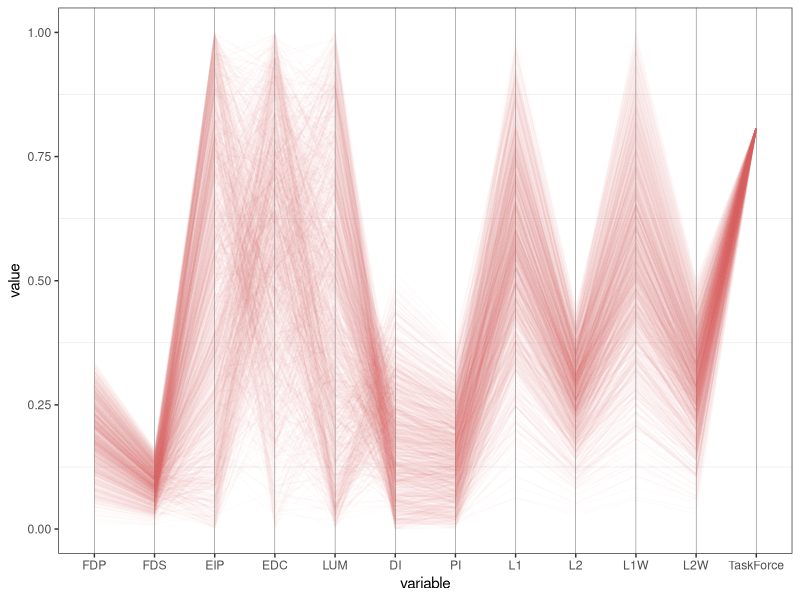
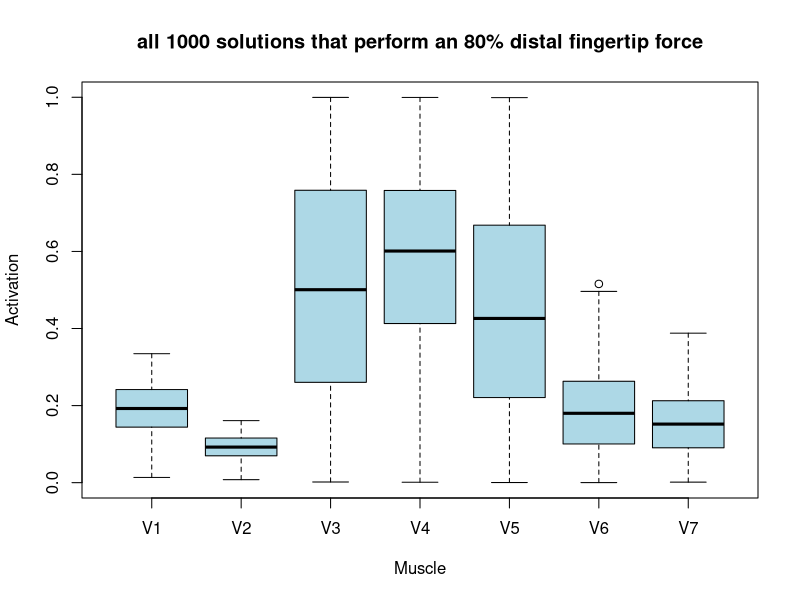
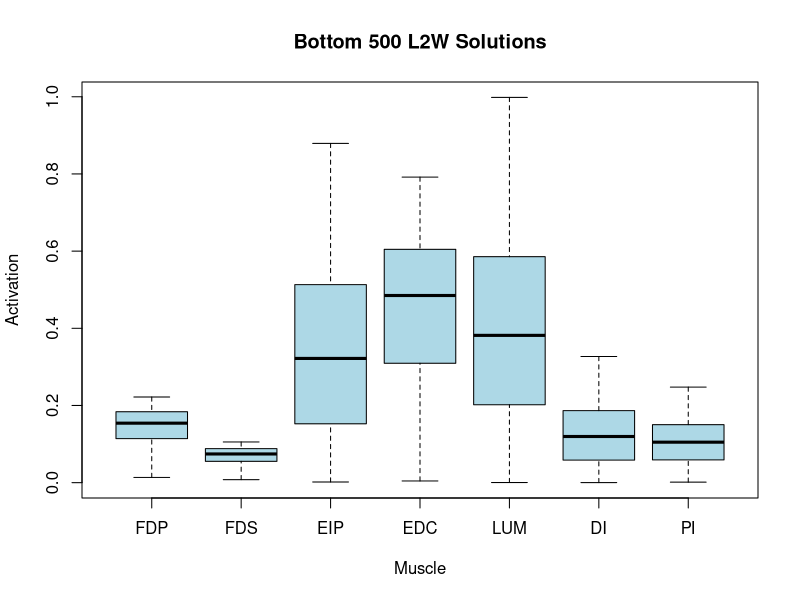
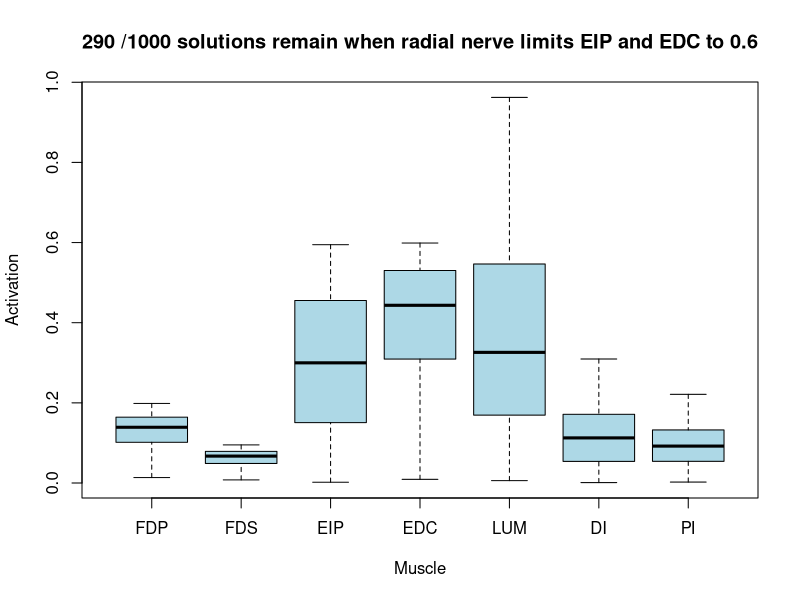
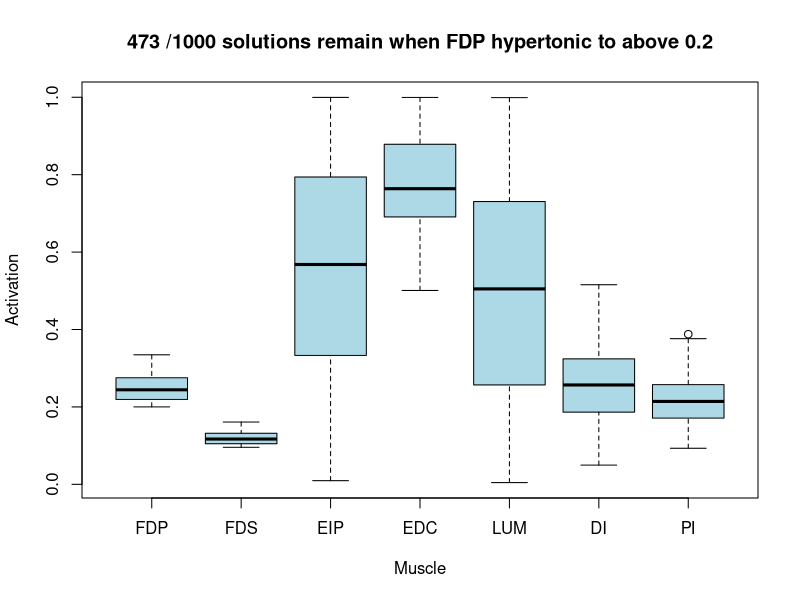
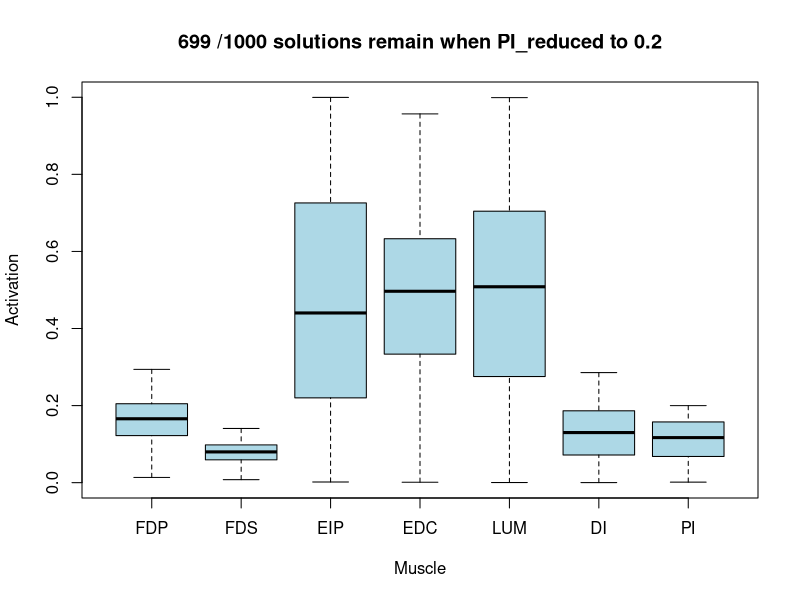
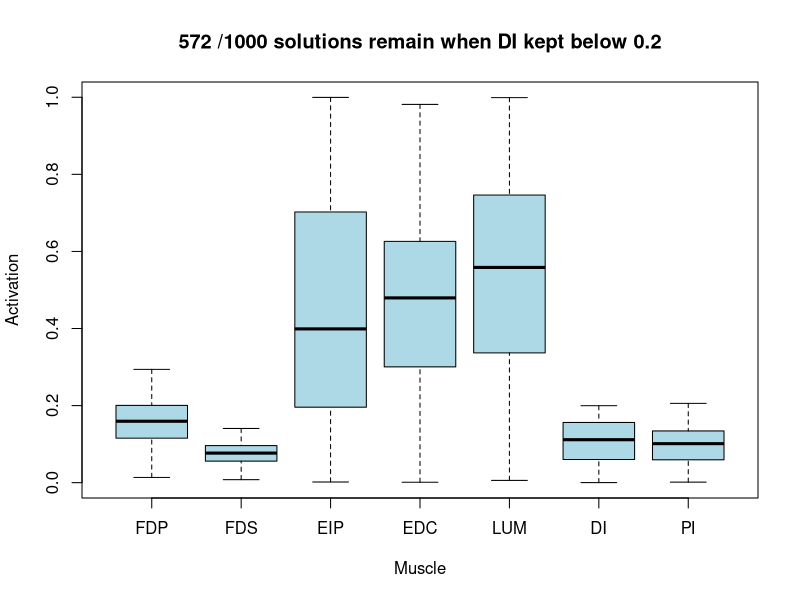
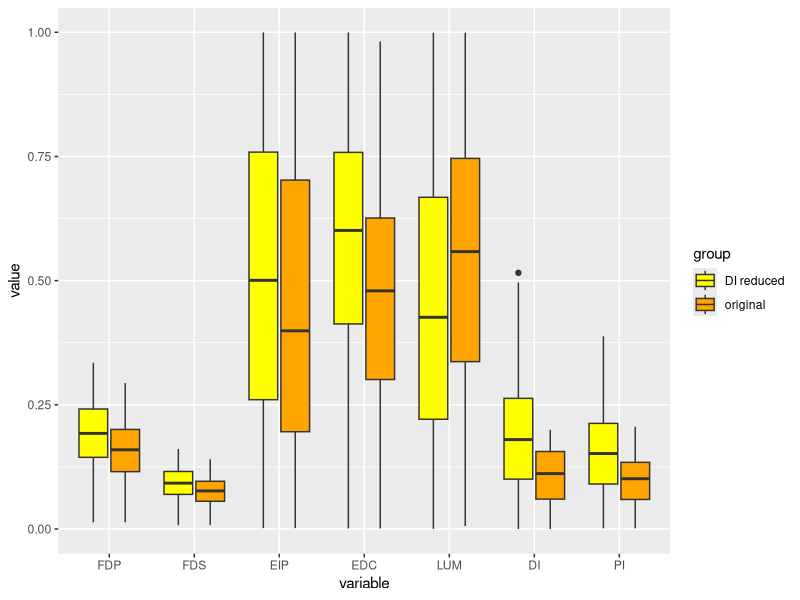

R code for these plots, in order:
## ---- chunk 1
fill_costs = function(df,m, fmax_vector) {
  F0 = matrix(fmax_vector,dim(df)[1],m,byrow=TRUE)
  # L1
  df[,(m+1)] = rowSums(df[,1:m])
  # L2
  df[,(m+2)] = (rowSums(df[,1:m]^2))^(1/2)
  # Lw1
  df[,(m+3)] = rowSums(df[,1:m]*F0)
  # Lw2
  df[,(m+4)] = (rowSums((df[,1:m]*F0)^2))^(1/2)

  
  return(df)

}
## ---- chunk 2
my_column_names <- c("FDP",
                    "FDS",
                    "EIP",
                    "EDC",
                    "LUM",
                    "DI",
                    "PI",
                    "L1",
                    "L2",
                    "L1W",
                    "L2W")
points_db_80 <- read.csv("finger_forcevector_0.8075310608430573_1484789302756.csv", header=FALSE)
fmax_vector <- c(123, 219, 124.8, 129.6, 23.52, 21.6, 91.74)
points_w_cost<- fill_costs(points_db_80,7,fmax_vector)
colnames(points_w_cost) <- my_column_names


## ---- chunk 3
generate_parcoord_plot_with_costs<- function(points_dataframe, fraction_of_maxforce_for_task, my_column_names, fmax_vector){
  points_with_costs <- fill_costs(points_dataframe, 7, fmax_vector)
  points_with_costs$TaskForce <- rep(fraction_of_maxforce_for_task, length(points_with_costs[,1]))
  colnames(points_with_costs) <- my_column_names
  
  # parcoord(points_with_costs, var.label=TRUE, ylim=c(0,1))
  
  nonweighted_max_observed_cost <- max(points_with_costs$L1)
  weighted_max_observed_cost <- max(points_with_costs$L1W)
  
  #unweighted
  points_with_costs$L1 <- points_with_costs$L1 / nonweighted_max_observed_cost
  points_with_costs$L2 <- points_with_costs$L2 / nonweighted_max_observed_cost
  #weighted
  points_with_costs$L1W <- points_with_costs$L1W / weighted_max_observed_cost
  points_with_costs$L2W <- points_with_costs$L2W / weighted_max_observed_cost
  
  require(GGally)
  require(ggplot2)
  p_raw <- ggparcoord(points_with_costs, scale='globalminmax', alpha=0.025, boxplot=FALSE, mapping=ggplot2::aes(colour="midnightblue"))
  p <- p_raw + theme_bw() + theme(
    panel.grid.major.x = element_line(color = "black", size = 0.1),
    panel.grid.major = element_blank(),
    legend.position = "none"
)
  return(p)
}
## ---- chunk 4
generate_parcoord_plot_with_costs(points_dataframe = points_db_80, fraction_of_maxforce_for_task = 0.8075310608430573, c("FDP",
                    "FDS",
                    "EIP",
                    "EDC",
                    "LUM",
                    "DI",
                    "PI",
                    "L1",
                    "L2",
                    "L1W",
                    "L2W",
                    "TaskForce"), fmax_vector)
## ---- chunk 5
boxplot(points_db_80[,1:7], xlab="Muscle", ylab="Activation", col="lightblue", main="all 1000 solutions that perform an 80% distal fingertip force")
lo_cost_summary <- summary(points_db_80[,1:7])
print(lo_cost_summary)
## ---- chunk 6
total_points <- length(points_w_cost[,1])
remaining_points <- points_w_cost[points_w_cost$L2W < median(points_w_cost$L2W),]
boxplot(remaining_points[,1:7], xlab="Muscle", ylab="Activation", col="lightblue", main="Bottom 500 L2W Solutions")
lo_cost_summary <- summary(remaining_points[,1:7])
print(lo_cost_summary)
## ---- chunk 7
radial_nerve_damaged_points <- points_w_cost[points_w_cost$EIP < 0.6 & points_w_cost$EDC < 0.6,]
len_remaining <- length(radial_nerve_damaged_points[,1])
boxplot(radial_nerve_damaged_points[,1:7], xlab="Muscle", ylab="Activation", col="lightblue", main=paste(len_remaining, "/1000 solutions remain when radial nerve limits EIP and EDC to 0.6"))
lo_cost_summary <- summary(radial_nerve_damaged_points[,1:7])
print(lo_cost_summary)
## ---- chunk 8
hypertonic_points <- points_w_cost[points_w_cost$FDP > 0.2,]
len_remaining <- length(hypertonic_points[,1])
boxplot(hypertonic_points[,1:7], xlab="Muscle", ylab="Activation", col="lightblue", main=paste(len_remaining, "/1000 solutions remain when FDP hypertonic to above 0.2"))
lo_cost_summary <- summary(hypertonic_points[,1:7])
print(lo_cost_summary)
## ---- chunk 9
PI_reduced <- points_w_cost[points_w_cost$PI < 0.20,]
len_remaining <- length(PI_reduced[,1]) 
boxplot(PI_reduced[,1:7], xlab="Muscle", ylab="Activation", col="lightblue", main=paste(len_remaining, "/1000 solutions remain when PI_reduced to 0.2"))
lo_cost_summary <- summary(PI_reduced[,1:7])
print(lo_cost_summary)
## ---- chunk 10
DI_reduced <- points_w_cost[points_w_cost$DI < 0.2,]
len_remaining<- length(DI_reduced[,1])
boxplot(DI_reduced[,1:7], xlab="Muscle", ylab="Activation", col="lightblue", main=paste(len_remaining, "/1000 solutions remain when DI kept below 0.2"))
lo_cost_summary <- summary(DI_reduced[,1:7])
print(lo_cost_summary)
## ---- chunk 11
DI_reduced <- points_w_cost[points_w_cost$DI < 0.2,]
len_remaining<- length(DI_reduced[,1])

library(reshape2)
pre_and_post_meltdb <- function(pre_df, post_df, constraint_str= "after constraints"){
#assemble post
post_melt<- melt(post_df)
post_melt$group <- "original"
#assemble pre
colnames(pre_df) <- my_column_names[1:7]
full_melt <- melt(pre_df)
full_melt$group <- constraint_str
#concatenate
pre_and_post <- rbind(post_melt, full_melt)

library(ggplot2)
p<- ggplot(pre_and_post, aes(x = variable, y = value, fill = group)) +
  geom_boxplot() +
  scale_fill_manual(values = c("yellow", "orange"))
return(p)
}

pre_and_post_meltdb(points_db_80[,1:7], DI_reduced[,1:7], "DI reduced")

boxplot(DI_reduced[,1:7], xlab="Muscle", ylab="Activation", col="lightblue", main=paste(len_remaining, "/1000 solutions remain when DI kept below 0.2"))
lo_cost_summary <- summary(DI_reduced[,1:7])
print(lo_cost_summary)
